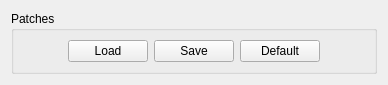
<?xml version="1.0" encoding="UTF-8"?>
<ui version="4.0">
 <class>QPatchManagerWidget</class>
 <widget class="QWidget" name="QPatchManagerWidget">
  <property name="geometry">
   <rect>
    <x>0</x>
    <y>0</y>
    <width>388</width>
    <height>81</height>
   </rect>
  </property>
  <property name="windowTitle">
   <string>Form</string>
  </property>
  <layout class="QVBoxLayout" name="verticalLayout">
   <item>
    <widget class="QGroupBox" name="groupBox">
     <property name="title">
      <string>Patches</string>
     </property>
     <layout class="QHBoxLayout" name="horizontalLayout">
      <item>
       <spacer name="horizontalSpacer">
        <property name="orientation">
         <enum>Qt::Horizontal</enum>
        </property>
        <property name="sizeHint" stdset="0">
         <size>
          <width>40</width>
          <height>20</height>
         </size>
        </property>
       </spacer>
      </item>
      <item>
       <widget class="QPushButton" name="pushButton_Load">
        <property name="text">
         <string>Load</string>
        </property>
       </widget>
      </item>
      <item>
       <widget class="QPushButton" name="pushButton_Save">
        <property name="text">
         <string>Save</string>
        </property>
       </widget>
      </item>
      <item>
       <widget class="QPushButton" name="pushButton_Default">
        <property name="text">
         <string>Default</string>
        </property>
       </widget>
      </item>
      <item>
       <spacer name="horizontalSpacer_2">
        <property name="orientation">
         <enum>Qt::Horizontal</enum>
        </property>
        <property name="sizeHint" stdset="0">
         <size>
          <width>40</width>
          <height>20</height>
         </size>
        </property>
       </spacer>
      </item>
     </layout>
    </widget>
   </item>
  </layout>
 </widget>
 <resources/>
 <connections/>
</ui>
